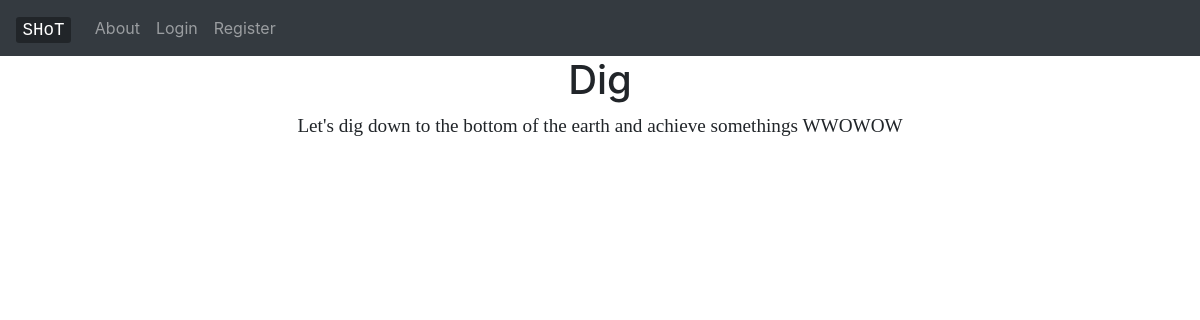
The app's page /post/17 with its own data.
### blogs/models.py (models this page shows, shortened)
class BlogPost(models.Model):
    title = models.CharField(max_length=100)
    text = models.TextField()
    date_n_time = DateTimeField(auto_now_add=True,null=True)
    likes = models.IntegerField(default=0)
    dislikes = models.IntegerField(default=0)
    owner = models.ForeignKey(User,on_delete=CASCADE)

### blogs/views.py (the view)
# urls.py: path('post/<int:blog_id>',views.post,name="post"),
def post(request,blog_id):
    blog_entry = BlogPost.objects.get(id=blog_id)
    context = {
        'blog_entry':blog_entry,'request':request,
    }
    return render(request,'blogs/post.html',context)

### users/context_processors.py (called while the page is built)
def avatar(request):
    if request.user.is_authenticated:
        user = request.user
        if  user_avatar.objects.filter(user = user).first()!=None:
            model_object_concerned = user_avatar.objects.get(user = user)
            avatar_svg_pass = model_object_concerned.avatar_svg
            return {'avatar_svg':avatar_svg_pass}
    return {}

### blogs/templates/blogs/post.html
{%extends "blogs/base.html"%}
{%block content%}
<div class="container text-center">
    <h1 >{{blog_entry.title|title}}</h1>
<p style="font-size: larger;font-family: cursive;">{{blog_entry.text}}</p>
</div>
{%endblock content%}

### records on screen
BlogPost: title "Dig", text "Let's dig down to the bottom of the earth and achieve somethings WWOWOW"
